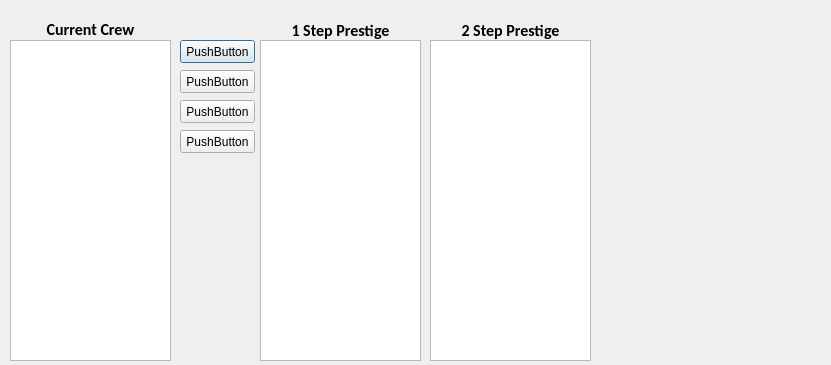
<?xml version="1.0" encoding="UTF-8"?>
<ui version="4.0">
 <class>Dialog</class>
 <widget class="QDialog" name="Dialog">
  <property name="geometry">
   <rect>
    <x>0</x>
    <y>0</y>
    <width>831</width>
    <height>365</height>
   </rect>
  </property>
  <property name="windowTitle">
   <string>Dialog</string>
  </property>
  <widget class="QPushButton" name="pushButton">
   <property name="geometry">
    <rect>
     <x>180</x>
     <y>40</y>
     <width>75</width>
     <height>23</height>
    </rect>
   </property>
   <property name="text">
    <string>PushButton</string>
   </property>
  </widget>
  <widget class="QPushButton" name="pushButton_2">
   <property name="geometry">
    <rect>
     <x>180</x>
     <y>70</y>
     <width>75</width>
     <height>23</height>
    </rect>
   </property>
   <property name="text">
    <string>PushButton</string>
   </property>
  </widget>
  <widget class="QPushButton" name="pushButton_3">
   <property name="geometry">
    <rect>
     <x>180</x>
     <y>100</y>
     <width>75</width>
     <height>23</height>
    </rect>
   </property>
   <property name="text">
    <string>PushButton</string>
   </property>
  </widget>
  <widget class="QPushButton" name="pushButton_4">
   <property name="geometry">
    <rect>
     <x>180</x>
     <y>130</y>
     <width>75</width>
     <height>23</height>
    </rect>
   </property>
   <property name="text">
    <string>PushButton</string>
   </property>
  </widget>
  <widget class="QListWidget" name="currentCrewList">
   <property name="geometry">
    <rect>
     <x>10</x>
     <y>40</y>
     <width>161</width>
     <height>321</height>
    </rect>
   </property>
   <property name="font">
    <font>
     <family>Calibri</family>
     <pointsize>12</pointsize>
    </font>
   </property>
  </widget>
  <widget class="QLabel" name="label">
   <property name="geometry">
    <rect>
     <x>10</x>
     <y>19</y>
     <width>161</width>
     <height>21</height>
    </rect>
   </property>
   <property name="font">
    <font>
     <family>Calibri</family>
     <pointsize>12</pointsize>
     <weight>75</weight>
     <bold>true</bold>
     <kerning>true</kerning>
    </font>
   </property>
   <property name="text">
    <string>Current Crew</string>
   </property>
   <property name="alignment">
    <set>Qt::AlignCenter</set>
   </property>
  </widget>
  <widget class="QListWidget" name="oneStepPrestigeList">
   <property name="geometry">
    <rect>
     <x>260</x>
     <y>40</y>
     <width>161</width>
     <height>321</height>
    </rect>
   </property>
   <property name="font">
    <font>
     <family>Calibri</family>
     <pointsize>12</pointsize>
    </font>
   </property>
  </widget>
  <widget class="QListWidget" name="twoStepPrestigeList">
   <property name="geometry">
    <rect>
     <x>430</x>
     <y>40</y>
     <width>161</width>
     <height>321</height>
    </rect>
   </property>
   <property name="font">
    <font>
     <family>Calibri</family>
     <pointsize>12</pointsize>
    </font>
   </property>
  </widget>
  <widget class="QLabel" name="label_2">
   <property name="geometry">
    <rect>
     <x>260</x>
     <y>20</y>
     <width>161</width>
     <height>21</height>
    </rect>
   </property>
   <property name="font">
    <font>
     <family>Calibri</family>
     <pointsize>12</pointsize>
     <weight>75</weight>
     <bold>true</bold>
     <kerning>true</kerning>
    </font>
   </property>
   <property name="text">
    <string>1 Step Prestige</string>
   </property>
   <property name="alignment">
    <set>Qt::AlignCenter</set>
   </property>
  </widget>
  <widget class="QLabel" name="label_3">
   <property name="geometry">
    <rect>
     <x>430</x>
     <y>20</y>
     <width>161</width>
     <height>21</height>
    </rect>
   </property>
   <property name="font">
    <font>
     <family>Calibri</family>
     <pointsize>12</pointsize>
     <weight>75</weight>
     <bold>true</bold>
     <kerning>true</kerning>
    </font>
   </property>
   <property name="text">
    <string>2 Step Prestige</string>
   </property>
   <property name="alignment">
    <set>Qt::AlignCenter</set>
   </property>
  </widget>
 </widget>
 <resources/>
 <connections/>
</ui>
